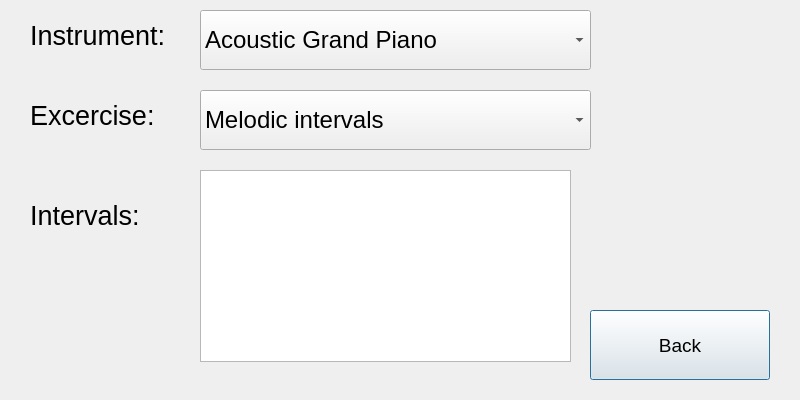
<?xml version="1.0" encoding="UTF-8"?>
<ui version="4.0">
 <class>SettingsDialog</class>
 <widget class="QDialog" name="SettingsDialog">
  <property name="geometry">
   <rect>
    <x>0</x>
    <y>0</y>
    <width>800</width>
    <height>400</height>
   </rect>
  </property>
  <property name="windowTitle">
   <string>Dialog</string>
  </property>
  <widget class="QPushButton" name="backButton">
   <property name="geometry">
    <rect>
     <x>590</x>
     <y>310</y>
     <width>180</width>
     <height>70</height>
    </rect>
   </property>
   <property name="font">
    <font>
     <pointsize>14</pointsize>
    </font>
   </property>
   <property name="text">
    <string>Back</string>
   </property>
  </widget>
  <widget class="QLabel" name="label">
   <property name="geometry">
    <rect>
     <x>30</x>
     <y>20</y>
     <width>141</width>
     <height>31</height>
    </rect>
   </property>
   <property name="font">
    <font>
     <pointsize>20</pointsize>
    </font>
   </property>
   <property name="text">
    <string>Instrument:</string>
   </property>
  </widget>
  <widget class="QComboBox" name="instrumentBox">
   <property name="geometry">
    <rect>
     <x>200</x>
     <y>10</y>
     <width>391</width>
     <height>60</height>
    </rect>
   </property>
   <property name="font">
    <font>
     <pointsize>18</pointsize>
    </font>
   </property>
   <item>
    <property name="text">
     <string>Acoustic Grand Piano</string>
    </property>
   </item>
   <item>
    <property name="text">
     <string>Bright Acoustic Piano</string>
    </property>
   </item>
   <item>
    <property name="text">
     <string>Electric Grand Piano</string>
    </property>
   </item>
   <item>
    <property name="text">
     <string>Honky-tonk Piano</string>
    </property>
   </item>
   <item>
    <property name="text">
     <string>Electric Piano 1</string>
    </property>
   </item>
   <item>
    <property name="text">
     <string>Electric Piano 2</string>
    </property>
   </item>
   <item>
    <property name="text">
     <string>Harpsichord</string>
    </property>
   </item>
   <item>
    <property name="text">
     <string>Clavinet</string>
    </property>
   </item>
   <item>
    <property name="text">
     <string>Celesta</string>
    </property>
   </item>
   <item>
    <property name="text">
     <string>Glockenspiel</string>
    </property>
   </item>
   <item>
    <property name="text">
     <string>Music Box</string>
    </property>
   </item>
   <item>
    <property name="text">
     <string>Vibraphone</string>
    </property>
   </item>
   <item>
    <property name="text">
     <string>Marimba</string>
    </property>
   </item>
   <item>
    <property name="text">
     <string>Xylophone</string>
    </property>
   </item>
   <item>
    <property name="text">
     <string>Tubular Bells</string>
    </property>
   </item>
   <item>
    <property name="text">
     <string>Dulcimer</string>
    </property>
   </item>
   <item>
    <property name="text">
     <string>Drawbar Organ</string>
    </property>
   </item>
   <item>
    <property name="text">
     <string>Percussive Organ</string>
    </property>
   </item>
   <item>
    <property name="text">
     <string>Rock Organ</string>
    </property>
   </item>
   <item>
    <property name="text">
     <string>Church Organ</string>
    </property>
   </item>
   <item>
    <property name="text">
     <string>Reed Organ</string>
    </property>
   </item>
   <item>
    <property name="text">
     <string>Accordion</string>
    </property>
   </item>
   <item>
    <property name="text">
     <string>Harmonica</string>
    </property>
   </item>
   <item>
    <property name="text">
     <string>Tango Accordion</string>
    </property>
   </item>
   <item>
    <property name="text">
     <string>Acoustic Guitar (nylon)</string>
    </property>
   </item>
   <item>
    <property name="text">
     <string>Acoustic Guitar (steel)</string>
    </property>
   </item>
   <item>
    <property name="text">
     <string>Electric Guitar (jazz)</string>
    </property>
   </item>
   <item>
    <property name="text">
     <string>Electric Guitar (clean)</string>
    </property>
   </item>
   <item>
    <property name="text">
     <string>Electric Guitar (muted)</string>
    </property>
   </item>
   <item>
    <property name="text">
     <string>Overdriven Guitar</string>
    </property>
   </item>
   <item>
    <property name="text">
     <string>Distortion Guitar</string>
    </property>
   </item>
   <item>
    <property name="text">
     <string>Guitar Harmonics</string>
    </property>
   </item>
   <item>
    <property name="text">
     <string>Acoustic Bass</string>
    </property>
   </item>
   <item>
    <property name="text">
     <string>Electric Bass (finger)</string>
    </property>
   </item>
   <item>
    <property name="text">
     <string>Electric Bass (pick)</string>
    </property>
   </item>
   <item>
    <property name="text">
     <string>Fretless Bass</string>
    </property>
   </item>
   <item>
    <property name="text">
     <string>Slap Bass 1</string>
    </property>
   </item>
   <item>
    <property name="text">
     <string>Slap Bass 2</string>
    </property>
   </item>
   <item>
    <property name="text">
     <string>Synth Bass 1</string>
    </property>
   </item>
   <item>
    <property name="text">
     <string>Synth Bass 2</string>
    </property>
   </item>
   <item>
    <property name="text">
     <string>Violin</string>
    </property>
   </item>
   <item>
    <property name="text">
     <string>Viola</string>
    </property>
   </item>
   <item>
    <property name="text">
     <string>Cello</string>
    </property>
   </item>
   <item>
    <property name="text">
     <string>Contrabass</string>
    </property>
   </item>
   <item>
    <property name="text">
     <string>Tremolo Strings</string>
    </property>
   </item>
   <item>
    <property name="text">
     <string>Pizzicato Strings</string>
    </property>
   </item>
   <item>
    <property name="text">
     <string>Orchestral Harp</string>
    </property>
   </item>
   <item>
    <property name="text">
     <string>Timpani</string>
    </property>
   </item>
   <item>
    <property name="text">
     <string>String Ensemble 1</string>
    </property>
   </item>
   <item>
    <property name="text">
     <string>String Ensemble 2</string>
    </property>
   </item>
   <item>
    <property name="text">
     <string>Synth Strings 1</string>
    </property>
   </item>
   <item>
    <property name="text">
     <string>Synth Strings 2</string>
    </property>
   </item>
   <item>
    <property name="text">
     <string>Choir Aahs</string>
    </property>
   </item>
   <item>
    <property name="text">
     <string>Voice Oohs</string>
    </property>
   </item>
   <item>
    <property name="text">
     <string>Synth Choir</string>
    </property>
   </item>
   <item>
    <property name="text">
     <string>Orchestra Hit</string>
    </property>
   </item>
   <item>
    <property name="text">
     <string>Trumpet</string>
    </property>
   </item>
   <item>
    <property name="text">
     <string>Trombone</string>
    </property>
   </item>
   <item>
    <property name="text">
     <string>Tuba</string>
    </property>
   </item>
   <item>
    <property name="text">
     <string>Muted Trumpet</string>
    </property>
   </item>
   <item>
    <property name="text">
     <string>French Horn</string>
    </property>
   </item>
   <item>
    <property name="text">
     <string>Brass Section</string>
    </property>
   </item>
   <item>
    <property name="text">
     <string>Synth Brass 1</string>
    </property>
   </item>
   <item>
    <property name="text">
     <string>Synth Brass 2</string>
    </property>
   </item>
   <item>
    <property name="text">
     <string>Soprano Sax</string>
    </property>
   </item>
   <item>
    <property name="text">
     <string>Alto Sax</string>
    </property>
   </item>
   <item>
    <property name="text">
     <string>Tenor Sax</string>
    </property>
   </item>
   <item>
    <property name="text">
     <string>Baritone Sax</string>
    </property>
   </item>
   <item>
    <property name="text">
     <string>Oboe</string>
    </property>
   </item>
   <item>
    <property name="text">
     <string>English Horn</string>
    </property>
   </item>
   <item>
    <property name="text">
     <string>Bassoon</string>
    </property>
   </item>
   <item>
    <property name="text">
     <string>Clarinet</string>
    </property>
   </item>
   <item>
    <property name="text">
     <string>Piccolo</string>
    </property>
   </item>
   <item>
    <property name="text">
     <string>Flute</string>
    </property>
   </item>
   <item>
    <property name="text">
     <string>Recorder</string>
    </property>
   </item>
   <item>
    <property name="text">
     <string>Pan Flute</string>
    </property>
   </item>
   <item>
    <property name="text">
     <string>Blown Bottle</string>
    </property>
   </item>
   <item>
    <property name="text">
     <string>Shakuhachi</string>
    </property>
   </item>
   <item>
    <property name="text">
     <string>Whistle</string>
    </property>
   </item>
   <item>
    <property name="text">
     <string>Ocarina</string>
    </property>
   </item>
  </widget>
  <widget class="QLabel" name="label_2">
   <property name="geometry">
    <rect>
     <x>30</x>
     <y>100</y>
     <width>141</width>
     <height>31</height>
    </rect>
   </property>
   <property name="font">
    <font>
     <pointsize>20</pointsize>
    </font>
   </property>
   <property name="text">
    <string>Excercise:</string>
   </property>
  </widget>
  <widget class="QLabel" name="label_3">
   <property name="geometry">
    <rect>
     <x>30</x>
     <y>200</y>
     <width>141</width>
     <height>31</height>
    </rect>
   </property>
   <property name="font">
    <font>
     <pointsize>20</pointsize>
    </font>
   </property>
   <property name="text">
    <string>Intervals:</string>
   </property>
  </widget>
  <widget class="QComboBox" name="excerciseBox">
   <property name="geometry">
    <rect>
     <x>200</x>
     <y>90</y>
     <width>391</width>
     <height>60</height>
    </rect>
   </property>
   <property name="font">
    <font>
     <pointsize>18</pointsize>
    </font>
   </property>
   <item>
    <property name="text">
     <string>Melodic intervals</string>
    </property>
   </item>
   <item>
    <property name="text">
     <string>Descending melodic intervals</string>
    </property>
   </item>
   <item>
    <property name="text">
     <string>Ascending melodic intervals</string>
    </property>
   </item>
  </widget>
  <widget class="QListWidget" name="intervalList">
   <property name="geometry">
    <rect>
     <x>200</x>
     <y>170</y>
     <width>371</width>
     <height>192</height>
    </rect>
   </property>
  </widget>
 </widget>
 <resources/>
 <connections/>
</ui>
